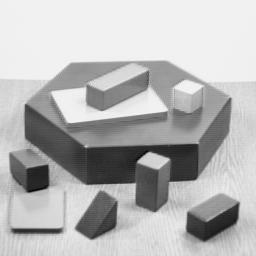
#> input picture images/Blox.bmp, 256 x 256 px
$ python shi_tomasi_corner_detection.py
#> lines starting #> are read from the running program, lines starting #| are printed output that depends on the picture; after the words box and inside, x2 and y2 are one past the last pixel; in counts of white or black regions, pixels touching at a corner belong together
#> in main, img1 is the input picture: shape (256, 256); min 0, max 252, mean 182.8
import numpy as np
import cv2

def shi_tomasi_corner_detection( f ):
	g = cv2.cvtColor( f, cv2.COLOR_GRAY2BGR )
	nr, nc = f.shape[:2]
#> nr = 256; nc = 256
	corners = cv2.goodFeaturesToTrack( f, 20, 0.01, 10 )
#> corners = 20 rows, first 8: [138, 162], [230, 98], [135, 184], [47, 165], [168, 159], [26, 105], [238, 203], [85, 146]
	corners = np.int0( corners )
	for corner in corners:
		x, y = corner.ravel()
		cv2.circle( g, (x,y), 5, [255,0,0], 2 )
#> this loop made 20 passes
#> (x, y) on passes 1 to 12: (138, 162), (230, 98), (135, 184), (47, 165), (168, 159), (26, 105), (238, 203), (85, 146), (61, 229), (169, 182), (198, 142), (12, 229)
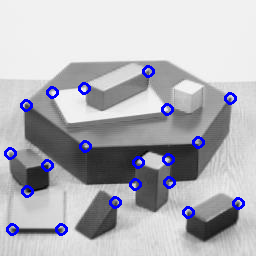
#> g: shape (256, 256, 3); 2.75% of pixels changed, all inside (x1, y1, x2, y2) = (4, 65, 245, 236)
	return g

def main( ):
	img1 = cv2.imread( "../images/Blox.bmp", 0 )
	img2 = shi_tomasi_corner_detection( img1 )
	cv2.imshow( "Original Image", img1 )
	cv2.imshow( "Shi-Tomasi Corners", img2 )
	cv2.waitKey( 0 )

main( )

$ run again, with images/Akiyo.bmp copied over images/Blox.bmp
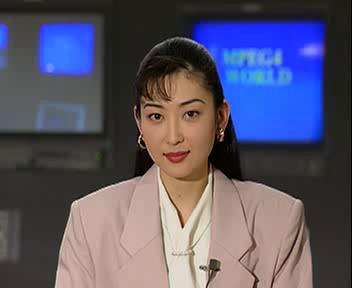
#> input picture images/Akiyo.bmp, 352 x 288 px
#> in main, `img1 = cv2.imread( "../images/Blox.bmp", 0 )`:
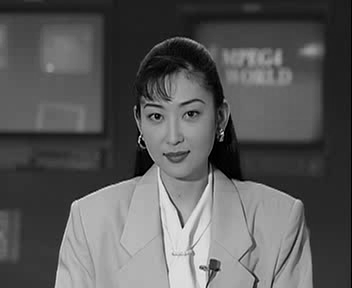
#> img1: shape (288, 352); min 0, max 241, mean 89
#> corners = 20 rows, first 8: [182, 228], [222, 133], [200, 267], [153, 116], [141, 138], [186, 113], [211, 270], [189, 151]
#> the loop in shi_tomasi_corner_detection, `for corner in corners:` made 20 passes
#> after the loop in shi_tomasi_corner_detection, `for corner in corners:`:
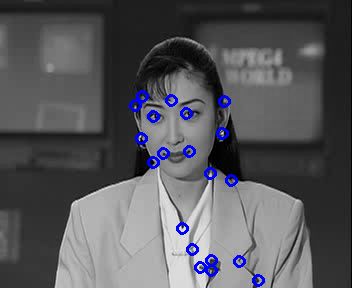
#> g: shape (288, 352, 3); mean B, G, R 91.5, 87.1, 87.1

$ run again, with images/B.bmp copied over images/Blox.bmp
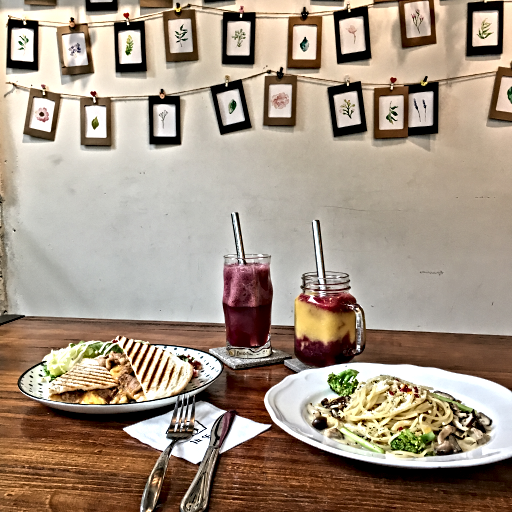
#> input picture images/B.bmp, 512 x 512 px
#> in main, `img1 = cv2.imread( "../images/Blox.bmp", 0 )`:
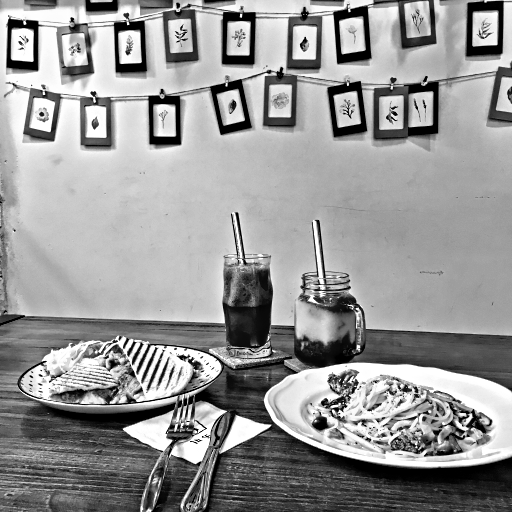
#> img1: shape (512, 512); min 0, max 255, mean 151.3
#> corners = 20 rows, first 8: [128, 24], [71, 18], [24, 24], [43, 94], [134, 342], [346, 406], [91, 92], [349, 11]
#> the loop in shi_tomasi_corner_detection, `for corner in corners:` made 20 passes
#> after the loop in shi_tomasi_corner_detection, `for corner in corners:`:
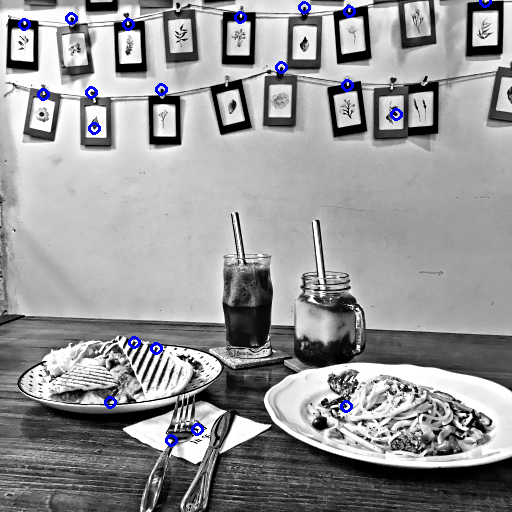
#> g: shape (512, 512, 3); mean B, G, R 152.1, 150.3, 150.3

$ run again, with images/Beetle.bmp copied over images/Blox.bmp
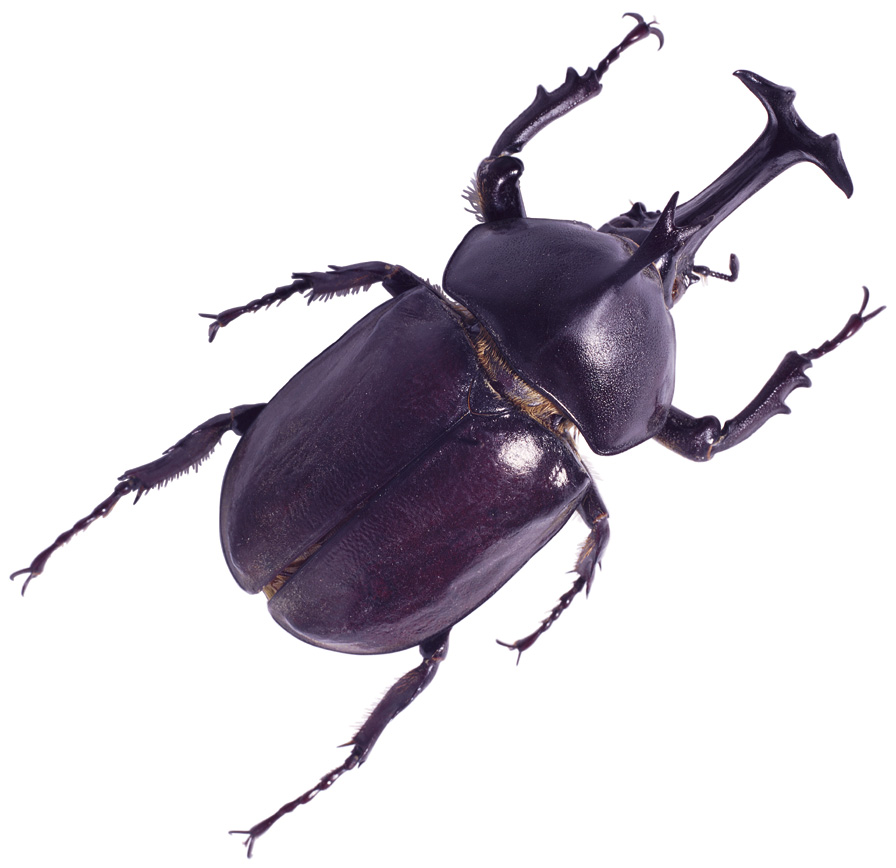
#> input picture images/Beetle.bmp, 896 x 868 px
#> corners = 20 rows, first 8: [661, 211], [516, 171], [381, 282], [848, 197], [240, 436], [712, 439], [862, 316], [103, 510]
#> the loop in shi_tomasi_corner_detection, `for corner in corners:` made 20 passes
#> after the loop in shi_tomasi_corner_detection, `for corner in corners:`:
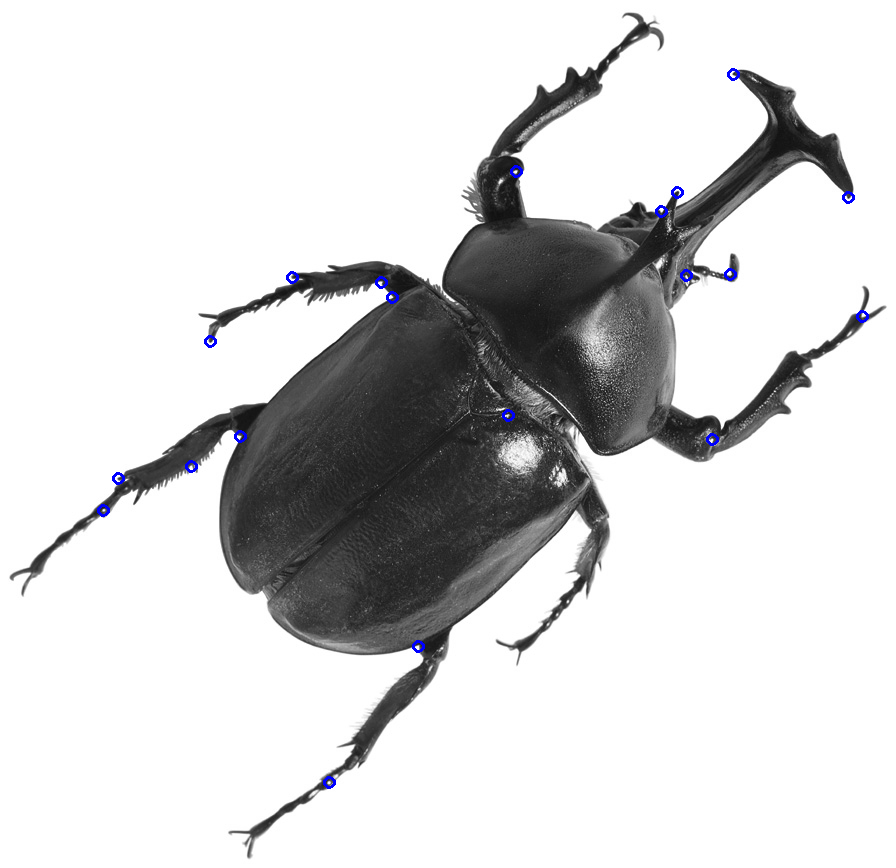
#> g: shape (868, 896, 3); mean B, G, R 212.9, 212.3, 212.3
